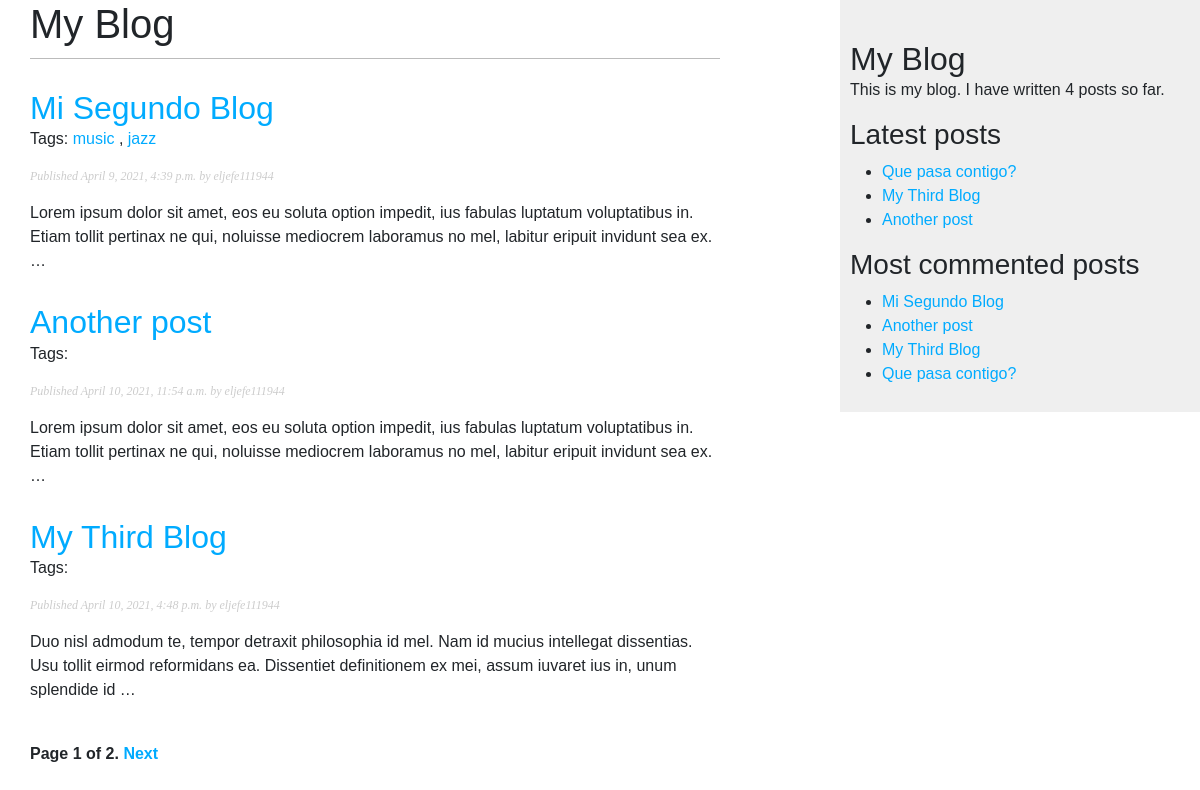
/, run on an earlier commit of the app's database.
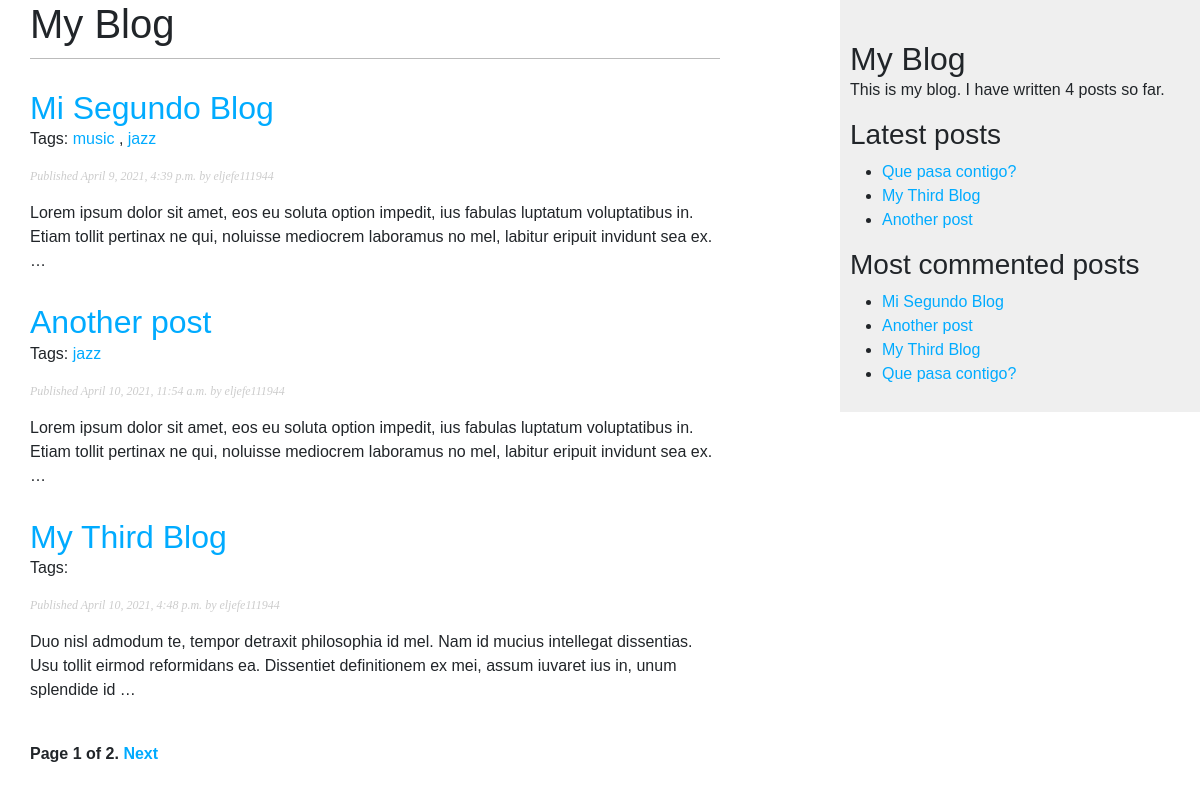
And on a later commit of the database.
### blog/models.py (models this page shows)
class Post(models.Model):
    STATUS_CHOICE = (
        ('draft', 'Draft'),
        ('published', 'Published'),
    )
    title = models.CharField(max_length=250)
    slug = models.SlugField(max_length=250, unique_for_date='publish')
    author = models.ForeignKey(
        User, on_delete=models.CASCADE, related_name='blog_posts')
    body = models.TextField()
    publish = models.DateTimeField(default=timezone.now)
    created = models.DateTimeField(auto_now_add=True)
    updated = models.DateTimeField(auto_now=True)
    status = models.CharField(
        max_length=10, choices=STATUS_CHOICE, default='draft')
    objects = models.Manager()  # The default manager
    published = PublishedManager()  # The custom manager
    tags = TaggableManager()
    def get_absolute_url(self):
        return reverse(
            'blog:post_detail', args=[
                self.publish.year,
                self.publish.month,
                self.publish.day,
                self.slug])

### blog/views.py (the view)
# urls.py: path('', views.post_list, name='post_list'),
def post_list(request, tag_slug=None):
    object_list = Post.published.all()
    tag = None
    if tag_slug:
        tag = get_object_or_404(Tag, slug=tag_slug)
        object_list = object_list.filter(tags__in=[tag])
    paginator = Paginator(object_list, 3)  # 3 posts in each page
    page = request.GET.get('page')
    try:
        posts = paginator.page(page)
    except PageNotAnInteger:
        posts = paginator.page(1)
    except EmptyPage:
        posts = paginator.page(paginator.num_pages)
    return render(request, 'blog/post/list.html', {
                            'page': page, 'posts': posts, 'tag': tag})

### blog/models.py (called while the page is built)
    def get_queryset(self):
        return super(PublishedManager, self).get_queryset()\
            .filter(status='published')

### blog/templatetags/blog_tags.py (called while the page is built)
@register.filter(name='markdown')
def markdown_format(text):
    return mark_safe(markdown.markdown(text))

@register.simple_tag
def total_posts():
    return Post.published.count()

@register.inclusion_tag('blog/post/latest_posts.html')
def show_latest_posts(count=5):
    latest_posts = Post.published.order_by('-publish')[:count]
    return {'latest_posts': latest_posts}

@register.simple_tag
def get_most_commented_posts(count=5):
    return Post.published.annotate(
        total_comments=Count('comments')).order_by('-total_comments')[:count]

### blog/templates/blog/post/list.html (shortened to what this page needs)
{% extends "blog/base.html" %}
{% load blog_tags %}
{% block content %}
<h1>My Blog</h1>
{% for post in posts %}
<h2>
    <a href="{{ post.get_absolute_url }}">
        {{ post.title }}
    </a>
</h2>
<p class="tags">
    Tags:
    {% for tag in post.tags.all %}
    <a href="{% url 'blog:post_list_by_tag' tag.slug %}">
        {{ tag.name }}
    </a>
        {% if not forloop.last %}, {% endif %}
    {% endfor %}
</p>
<p class="date">
    Published {{ post.publish }} by {{ post.author }}
</p>
{{ post.body|markdown|truncatewords_html:30 }}
{% endfor %}
{% include "pagination.html" with page=posts %}
{% endblock %}

### blog/templates/blog/base.html (shortened to what this page needs)
{% load blog_tags %}
{% load static %}
<!doctype html>
<html lang="en">
<head>
    <link href="https://cdn.jsdelivr.net/npm/bootstrap@5.0.0-beta3/dist/css/bootstrap.min.css" rel="stylesheet"
>
    <link rel="stylesheet" href="{% static 'css/blog.css' %}">
</head>
<body>
    <div id="content">
        {% block content %}
        {% endblock %}
    </div>
    <div id="sidebar">
        <h2>My Blog</h2>
        <p>This is my blog. I have written {% total_posts %} posts so far.</p>
        <h3>Latest posts</h3>
        {% show_latest_posts 3 %}
        <h3>Most commented posts</h3>
        {% get_most_commented_posts as most_commented_posts %}
        <ul>
            {% for post in most_commented_posts %}
            <li>
                <a href="{{ post.get_absolute_url }}">
                    {{ post.title }}
                </a>
            </li>
            {% endfor %}
        </ul>
    </div>
  </body>
</html>

### blog/templates/pagination.html (shortened to what this page needs)
<div class="pagination">
  <span class="step-links">
    <span class="current">
      Page {{ page.number }} of {{ page.paginator.num_pages }}.
    </span>
    {% if page.has_next %}
      <a href="?page={{ page.next_page_number }}">Next</a>
    {% endif %}
  </span>
</div>

### blog/templates/blog/post/latest_posts.html
<ul>
    {% for post in latest_posts %}
        <li>
            <a href="{{ post.get_absolute_url }}">{{ post.title }}</a>
        </li>
    {% endfor %}
</ul>

### blog/static/css/blog.css (style rules this page uses)
body { margin:0; padding:0; font-family:helvetica, sans-serif; }
a { color:#00abff; text-decoration:none; }
h1 { font-weight:normal; border-bottom:1px solid #bbb; padding:0 0 10px 0; }
h2 { font-weight:normal; margin:30px 0 0; }
#content { float:left; width:60%; padding:0 0 0 30px; }
#sidebar { float:right; width:30%; padding:10px; background:#efefef; height:100%; }
p.date { color:#ccc; font-family: georgia, serif; font-size: 12px; font-style: italic; }
.pagination { margin:40px 0; font-weight:bold; }

What changed in the data, as far as the page shows it:
changed Post "Another post": gains Tag (name "jazz")
